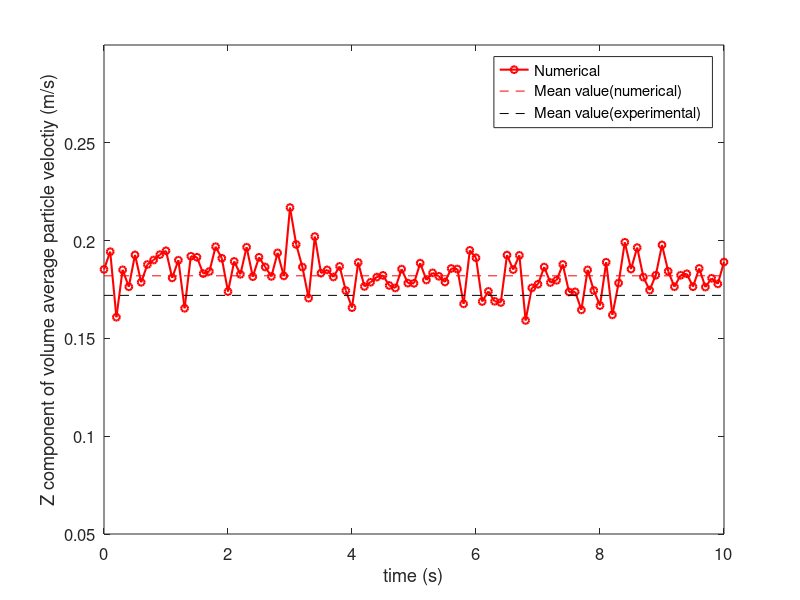

This figure's MATLAB source:
% postproc.m: loads the data necessary and saves the graphs
% (compared to the reults by glowinski)

clear;
clc;
close all;

% read data from simulation
particle_vel_1 = load('./volAverageVel.txt');
linienstaerke = 1.5;
MarkerGroesse = 5;

nrow = size(particle_vel_1, 1)

figure(1)
h = plot(particle_vel_1(1:2:nrow+1, 1) - 0.95, particle_vel_1(1:2:nrow+1, 4), '-or');

xlim=get(gca,'Xlim');
hold on
plot(xlim, [0.182, 0.182], '--r');
plot(xlim, [0.172, 0.172], '--bk');

set(h, 'LineWidth', linienstaerke, 'MarkerSize', MarkerGroesse);
set(gca, 'FontSize', 12)
axis([0.0 10 0.05 0.3])
xlabel('time (s)')
ylabel('Z component of volume average particle veloctiy (m/s)')
legend('Numerical', 'Mean value(numerical)', 'Mean value(experimental)')
print('vel_z_particles.png')
